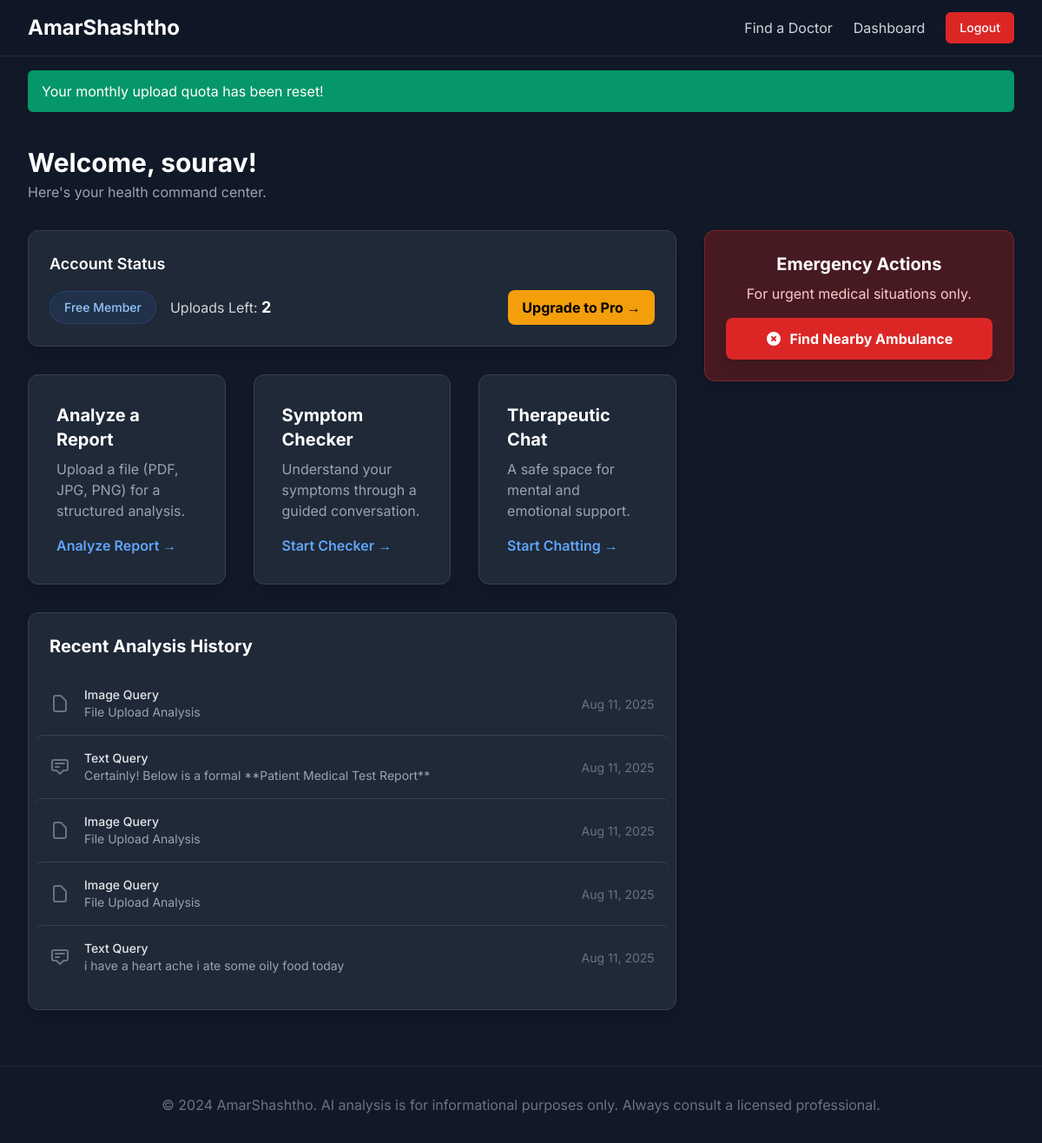
The app's page /dashboard (signed in) with its own data.
### app.py (models this page shows)
class User(Base, UserMixin):
    __tablename__ = 'users'
    id = Column(Integer, primary_key=True); username = Column(String(80), unique=True, nullable=False); email = Column(String(120), unique=True, nullable=True); password_hash = Column(String(128), nullable=False); role = Column(String(10), nullable=False, default='user'); is_pro = Column(Boolean, nullable=False, default=False); upload_quota = Column(Integer, nullable=False, default=10); quota_reset_at = Column(DateTime); created_at = Column(DateTime, default=datetime.utcnow)

class Query(Base):
    __tablename__ = 'queries'
    id = Column(Integer, primary_key=True); user_id = Column(Integer, ForeignKey('users.id'), nullable=False); input_type = Column(String); file_path = Column(String); user_text = Column(Text); medgemma_response = Column(Text); matched_doctor_ids = Column(Text); created_at = Column(DateTime, default=datetime.utcnow)

### app.py (the view)
@app.route('/dashboard')
@login_required
def dashboard():
    if current_user.role == 'admin': return redirect(url_for('admin_dashboard'))
    history = db_session.query(Query).filter_by(user_id=current_user.id).order_by(Query.created_at.desc()).limit(5).all()
    return render_template('dashboard.html', history=history)

### app.py (called while the page is built)
@event.listens_for(Engine, "connect")
def set_sqlite_pragma(dbapi_connection, connection_record): cursor = dbapi_connection.cursor(); cursor.execute("PRAGMA foreign_keys=ON"); cursor.close()

@login_manager.user_loader
def load_user(user_id): return db_session.query(User).get(int(user_id))

@app.before_request
def before_request():
    g.user = current_user
    if g.user.is_authenticated and not g.user.is_pro:
        if not g.user.quota_reset_at or datetime.utcnow() > g.user.quota_reset_at:
            g.user.upload_quota = 10; g.user.quota_reset_at = datetime.utcnow() + timedelta(days=30); db_session.commit(); flash('Your monthly upload quota has been reset!', 'success')

### templates/dashboard.html (shortened to what this page needs)
{% extends "layout.html" %}
{% block content %}
<div class="max-w-screen-xl mx-auto px-4 sm:px-6 lg:px-8 space-y-8 animate-fade-in-up">
    <div class="flex justify-between items-center">
        <div>
            <h1 class="text-3xl font-bold text-white">Welcome, {{ current_user.username }}!</h1>
            <p class="mt-1 text-gray-400">Here's your health command center.</p>
        </div>
    </div>
    <div class="grid grid-cols-1 lg:grid-cols-3 gap-8">
        <div class="lg:col-span-2 space-y-8">
            <div class="bg-gray-800 border border-gray-700 p-6 rounded-xl shadow-lg">
                <h2 class="text-lg font-semibold text-white">Account Status</h2>
                <div class="mt-4 flex flex-col sm:flex-row items-start sm:items-center gap-4">
                     {% if current_user.is_pro %}
                        <span class="inline-flex items-center px-4 py-2 rounded-full text-sm font-medium bg-amber-500/10 text-amber-400 border border-amber-500/20"><svg xmlns="http://www.w3.org/2000/svg" class="h-5 w-5 mr-2" viewBox="0 0 20 20" fill="currentColor"><path d="M9.049 2.927c.3-.921 1.603-.921 1.902 0l1.07 3.292a1 1 0 00.95.69h3.462c.969 0 1.371 1.24.588 1.81l-2.8 2.034a1 1 0 00-.364 1.118l1.07 3.292c.3.921-.755 1.688-1.54 1.118l-2.8-2.034a1 1 0 00-1.175 0l-2.8 2.034c-.784.57-1.838-.197-1.539-1.118l1.07-3.292a1 1 0 00-.364-1.118L2.98 8.72c-.783-.57-.38-1.81.588-1.81h3.461a1 1 0 00.951-.69l1.07-3.292z" /></svg>Pro Member</span>
                        <p class="text-gray-300">You have unlimited AI analysis uploads.</p>
                    {% else %}
                        <span class="inline-flex items-center px-4 py-2 rounded-full text-sm font-medium bg-blue-500/10 text-blue-300 border border-blue-500/20">Free Member</span>
                        <p class="text-gray-300">Uploads Left: <span class="font-bold text-white text-lg">{{ current_user.upload_quota }}</span></p>
                        <a href="{{ url_for('upgrade') }}" class="ml-auto bg-amber-500 text-black font-bold py-2 px-4 rounded-lg hover:bg-amber-400 transition-colors">Upgrade to Pro &rarr;</a>
                    {% endif %}
                </div>
            </div>
            <div class="grid md:grid-cols-3 gap-8">
                <a href="{{ url_for('ai_query') }}" class="group block p-8 bg-gray-800 border border-gray-700 rounded-xl shadow-lg hover:border-blue-500 hover:bg-gray-800/50 transition-all duration-300">
                    <h2 class="text-xl font-bold text-white">Analyze a Report</h2>
                    <p class="mt-2 text-gray-400">Upload a file (PDF, JPG, PNG) for a structured analysis.</p>
                    <span class="mt-4 inline-block font-semibold text-blue-400 group-hover:text-blue-300">Analyze Report &rarr;</span>
                </a>
                <a href="{{ url_for('symptom_checker') }}" class="group block p-8 bg-gray-800 border border-gray-700 rounded-xl shadow-lg hover:border-blue-500 hover:bg-gray-800/50 transition-all duration-300">
                    <h2 class="text-xl font-bold text-white">Symptom Checker</h2>
                    <p class="mt-2 text-gray-400">Understand your symptoms through a guided conversation.</p>
                    <span class="mt-4 inline-block font-semibold text-blue-400 group-hover:text-blue-300">Start Checker &rarr;</span>
                </a>
                <a href="{{ url_for('therapeutic_chat') }}" class="group block p-8 bg-gray-800 border border-gray-700 rounded-xl shadow-lg hover:border-blue-500 hover:bg-gray-800/50 transition-all duration-300">
                    <h2 class="text-xl font-bold text-white">Therapeutic Chat</h2>
                    <p class="mt-2 text-gray-400">A safe space for mental and emotional support.</p>
                    <span class="mt-4 inline-block font-semibold text-blue-400 group-hover:text-blue-300">Start Chatting &rarr;</span>
                </a>
            </div>
            <div class="bg-gray-800 border border-gray-700 p-6 rounded-xl shadow-lg">
                <h2 class="text-xl font-bold text-white">Recent Analysis History</h2>
                <div class="mt-4 flow-root">
                     <ul role="list" class="divide-y divide-gray-700">
                        {% if history %}
                            {% for item in history %}<a href="{{ url_for('query_history_detail', query_id=item.id) }}" class="block hover:bg-gray-700/50 rounded-lg -mx-4 px-4 py-4 transition-colors"><div class="flex items-center space-x-4"><div class="flex-shrink-0 text-gray-500">{% if item.input_type == 'text' %}<svg xmlns="http://www.w3.org/2000/svg" class="h-6 w-6" fill="none" viewBox="0 0 24 24" stroke="currentColor"><path stroke-linecap="round" stroke-linejoin="round" stroke-width="2" d="M7 8h10M7 12h4m1 8l-4-4H5a2 2 0 01-2-2V6a2 2 0 012-2h14a2 2 0 012 2v8a2 2 0 01-2 2h-3l-4 4z" /></svg>{% else %}<svg xmlns="http://www.w3.org/2000/svg" class="h-6 w-6" fill="none" viewBox="0 0 24 24" stroke="currentColor"><path stroke-linecap="round" stroke-linejoin="round" stroke-width="2" d="M7 21h10a2 2 0 002-2V9.414a1 1 0 00-.293-.707l-5.414-5.414A1 1 0 0012.586 3H7a2 2 0 00-2 2v14a2 2 0 002 2z" /></svg>{% endif %}</div><div class="flex-1 min-w-0"><p class="text-sm font-medium text-gray-200 truncate">{{ item.input_type.title() }} Query</p><p class="text-sm text-gray-400 truncate">{{ item.user_text[:60] if item.user_text else 'File Upload Analysis' }}</p></div><div><span class="text-sm text-gray-500">{{ item.created_at.strftime('%b %d, %Y') }}</span></div></div></a>{% endfor %}
                        {% else %}
                            <p class="text-gray-400">You have no analysis history yet.</p>
                        {% endif %}
                    </ul>
                </div>
            </div>
        </div>
        <div class="lg:col-span-1 space-y-8">
            <div class="bg-red-900/50 border border-red-500/30 p-6 rounded-xl shadow-lg text-center">
                 <h2 class="text-xl font-bold text-white">Emergency Actions</h2>
                 <p class="mt-2 text-red-200">For urgent medical situations only.</p>
                 <button id="emergency-btn" class="mt-4 w-full bg-red-600 text-white font-bold py-3 px-5 rounded-lg shadow-lg hover:bg-red-700 transition-all transform hover:scale-105 flex items-center justify-center gap-2">
                    Find Nearby Ambulance
                </button>
            </div>
        </div>
    </div>
</div>
{% endblock %}

### templates/layout.html (shortened to what this page needs)
<!DOCTYPE html>
<html lang="en" class="dark">
<head>
    <script src="https://cdn.tailwindcss.com"></script>
    <link rel="stylesheet" href="{{ url_for('static', filename='css/style.css') }}">
</head>
<body class="bg-gray-900 text-gray-200 antialiased">
<nav class="bg-gray-900/70 backdrop-blur-md border-b border-gray-700/50 sticky top-0 z-50">
    <div class="max-w-screen-xl mx-auto px-4 sm:px-6 lg:px-8">
        <div class="flex items-center justify-between h-16">
            <div class="flex items-center">
                <a href="{{ url_for('index') }}" class="text-2xl font-bold text-white">AmarShashtho</a>
            </div>
            <div class="flex items-center space-x-6">
                {% if current_user.is_authenticated %}
                    <a href="{{ url_for('doctor_search') }}" class="text-gray-300 hover:text-white transition-colors">Find a Doctor</a>
                    {% if current_user.role == 'admin' %}
                        <a href="{{ url_for('admin_dashboard') }}" class="text-gray-300 hover:text-white transition-colors">Admin Panel</a>
                    {% else %}
                         <a href="{{ url_for('dashboard') }}" class="text-gray-300 hover:text-white transition-colors">Dashboard</a>
                    {% endif %}
                    <a href="{{ url_for('logout') }}" class="bg-red-600 text-white px-4 py-2 rounded-md text-sm font-medium hover:bg-red-700 transition-colors">Logout</a>
                {% else %}
                    <a href="{{ url_for('login') }}" class="text-gray-300 hover:text-white transition-colors">Login</a>
                    <a href="{{ url_for('signup') }}" class="bg-blue-600 text-white px-4 py-2 rounded-md text-sm font-medium hover:bg-blue-700 transition-colors">Sign Up</a>
                {% endif %}
            </div>
        </div>
    </div>
</nav>
    <main>
        {% with messages = get_flashed_messages(with_categories=true) %}
            {% if messages %}
                <div class="max-w-screen-xl mx-auto px-4 sm:px-6 lg:px-8 py-4">
                {% for category, message in messages %}
                    <div class="px-4 py-3 mb-6 rounded-md text-white {{ 'bg-emerald-600' if category == 'success' else 'bg-red-600' if category == 'danger' else 'bg-amber-600' }}" role="alert">
                        <p>{{ message }}</p>
                    </div>
                {% endfor %}
                </div>
            {% endif %}
        {% endwith %}
        {% block content %}{% endblock %}
    </main>
    <footer class="bg-gray-900 mt-16 border-t border-gray-700/50">
        <div class="max-w-screen-xl mx-auto py-8 px-4 sm:px-6 lg:px-8 text-center text-gray-500">
            &copy; 2024 AmarShashtho. AI analysis is for informational purposes only. Always consult a licensed professional.
        </div>
    </footer>
</body>
</html>

### static/css/style.css (style rules this page uses)
.animate-fade-in-up { animation: fadeInUp 1s ease-out forwards; }

### records on screen
User: username "sourav", upload_quota "2"
Query: input_type "Image", user_text "File Upload Analysis", created_at "Aug 11, 2025"
Query: input_type "Text", user_text "Certainly! Below is a formal **Patient Medical Test Report**", created_at "Aug 11, 2025"
Query: input_type "Image", user_text "File Upload Analysis", created_at "Aug 11, 2025"
Query: input_type "Image", user_text "File Upload Analysis", created_at "Aug 11, 2025"
Query: input_type "Text", user_text "i have a heart ache i ate some oily food today", created_at "Aug 11, 2025"

### other values on screen
{{ message }} "Your monthly upload quota has been reset!"
